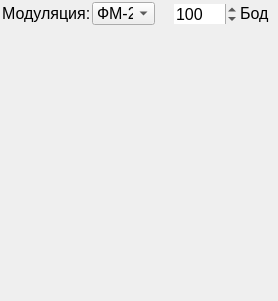
<?xml version="1.0" encoding="UTF-8"?>
<ui version="4.0">
 <class>ConstellationDiagram</class>
 <widget class="QWidget" name="ConstellationDiagram">
  <property name="geometry">
   <rect>
    <x>0</x>
    <y>0</y>
    <width>278</width>
    <height>301</height>
   </rect>
  </property>
  <property name="windowTitle">
   <string>Form</string>
  </property>
  <widget class="QWidget" name="Diagram" native="true">
   <property name="geometry">
    <rect>
     <x>4</x>
     <y>26</y>
     <width>271</width>
     <height>271</height>
    </rect>
   </property>
  </widget>
  <widget class="QSpinBox" name="SymbolRateSB">
   <property name="geometry">
    <rect>
     <x>174</x>
     <y>4</y>
     <width>63</width>
     <height>20</height>
    </rect>
   </property>
   <property name="font">
    <font>
     <pointsize>12</pointsize>
    </font>
   </property>
   <property name="frame">
    <bool>false</bool>
   </property>
   <property name="minimum">
    <number>1</number>
   </property>
   <property name="maximum">
    <number>9999999</number>
   </property>
   <property name="value">
    <number>100</number>
   </property>
  </widget>
  <widget class="QLabel" name="SymbolRateLabel">
   <property name="geometry">
    <rect>
     <x>240</x>
     <y>4</y>
     <width>31</width>
     <height>19</height>
    </rect>
   </property>
   <property name="font">
    <font>
     <pointsize>12</pointsize>
    </font>
   </property>
   <property name="text">
    <string>Бод</string>
   </property>
  </widget>
  <widget class="QLabel" name="ModulationLabel">
   <property name="geometry">
    <rect>
     <x>2</x>
     <y>4</y>
     <width>89</width>
     <height>19</height>
    </rect>
   </property>
   <property name="font">
    <font>
     <pointsize>12</pointsize>
    </font>
   </property>
   <property name="text">
    <string>Модуляция:</string>
   </property>
  </widget>
  <widget class="QComboBox" name="DemodAlgoCB">
   <property name="geometry">
    <rect>
     <x>92</x>
     <y>2</y>
     <width>63</width>
     <height>23</height>
    </rect>
   </property>
   <property name="font">
    <font>
     <pointsize>12</pointsize>
    </font>
   </property>
   <item>
    <property name="text">
     <string>ФМ-2</string>
    </property>
   </item>
   <item>
    <property name="text">
     <string>ФМ-4</string>
    </property>
   </item>
   <item>
    <property name="text">
     <string>ФМ-8</string>
    </property>
   </item>
  </widget>
 </widget>
 <resources/>
 <connections/>
</ui>
